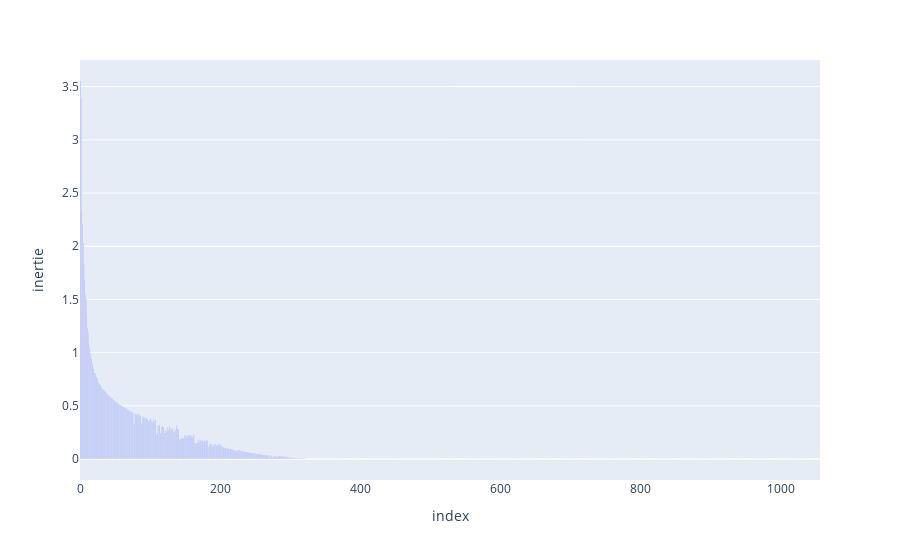

Notebook source saved alongside this figure:
### Code cell
# Parallèle avec les données supplémentaires

# Récupération des données

XLSp = pd.read_csv('beth.csv',header=0,index_col=0)
# Affichage de la figure 1
print("\n", XLSp,"\n")
col_namesp=(np.array(XLSp.columns))
row_namesp=(np.array(XLSp.index))
etiquettesp = np.concatenate((row_namesp,col_namesp))
XLSp = np.array(XLSp)
k = np.sum(XLSp)
(n,p)=np.shape(XLSp)
print(n,p)

# Création des matrices des poids, des métriques, et de toutes les matrices nécéssaires

DIp=np.identity(n)
AJp=np.identity(n)
for i in range(n):
    sum = np.sum(XLSp[i,:])
    DIp[i,i] = sum/k
    AJp[i,i] = k/sum
# Affichage de la figure 2
print(pd.DataFrame(np.transpose(np.diagonal(DIp)),index=row_namesp,columns=['marges']),"\n")

DJp=np.identity(p)
AIp=np.identity(p)
for j in range(p):
    sum=np.sum(XLSp[:,j])
    DJp[j,j] = sum/k
    AIp[j,j] = k/sum
# Affichage de la figure 3
print(pd.DataFrame(np.transpose(np.diagonal(DJp)),index=col_namesp,columns=['marges']),"\n")

Xp = (1/k)*AJp@XLSp
Yp = (1/k)*AIp@np.transpose(XLSp)

VIp = np.transpose(Xp)@DIp@Xp
VJp = np.transpose(Yp)@DJp@Yp

# Analyse en composantes principales

vp,vep=np.linalg.eig(VI@AI)
vp = np.real(vp)
vep = np.real(vep)
vpb,vepb=np.linalg.eig(VJ@AJ)
vpb = np.real(vpb)
vepb = np.real(vepb)

XAUp=Xp@AIp@vep
YAVp=Y@AJ@vepb

sum_vp = np.sum(vp)-1
inerties = (100/sum_vp)*vp[1:]

# Affichage de la figure 4
inertie = pd.DataFrame(np.transpose(inerties),columns=['inertie'])
print(inertie,"\n")
fig = px.bar(inertie, x=inertie.index, y='inertie')
fig.show()
cumulatif = np.transpose(inerties)
lengg = len(inerties)
print(lengg)
for i in range(1,lengg):
    cumulatif[i]+=cumulatif[i-1]


cumulatiff = pd.DataFrame(cumulatif,columns=['inertie'])

fig = px.bar(cumulatiff, x=inertie.index, y='inertie')
fig.show()
# Récupération des coordonnées dans le plan principal

vp1 = vp[1]
u1 = vep[:,1]
a1p = AIp@u1
za1p = Xp@a1p

vpb1 = vpb[1]
v1 = vepb[:,1]
b1p = AJ@v1
zb1p = Y@b1p

vp2 = vp[2]
u2 = vep[:,2]
a2p = AIp@u2
za2p = Xp@a2p

vpb2 = vpb[2]
v2 = vepb[:,2]
b2p = AJ@v2
zb2p = Y@b2p

vp3 = vp[3]
u3 = vep[:,3]
a3p = AIp@u3
za3p = Xp@a3p

vpb3 = vpb[3]
v3 = vepb[:,3]
b3p = AJ@v3
zb3p = Y@b3p


coordxp = np.concatenate((za1p,zb1p))
coordyp = np.concatenate((za2p,zb2p))
coordzp = np.concatenate((za3p,zb3p))
coordsp = pd.DataFrame(np.transpose([coordxp,coordyp,coordzp]),index=etiquettesp,columns=['X','Y','Z'])
#Affichage de la figure 5
print(coordsp,"\n")

# Calcul des contributions

contribx1p = DIp @ (np.square(za1p))
contribx1p = (1/(np.sum(contribx1p)))*contribx1p
contribx2p = DIp @ (np.square(za2p))
contribx2p = (1/(np.sum(contribx2p)))*contribx2p
contribx3p = DIp @ (np.square(za3p))
contribx3p = (1/(np.sum(contribx3p)))*contribx3p
contriby1p = DJp @ (np.square(zb1p))
contriby1p = (1/(np.sum(contriby1p)))*contriby1p
contriby2p = DJp @ (np.square(zb2p))
contriby2p = (1/(np.sum(contriby2p)))*contriby2p
contriby3p = DJp @ (np.square(zb3p))
contriby3p = (1/(np.sum(contriby3p)))*contriby3p
contrib1p = np.concatenate((contribx1p,contriby1p))
contrib2p = np.concatenate((contribx2p,contriby2p))
contrib3p = np.concatenate((contribx3p,contriby3p))
contribp = pd.DataFrame(np.transpose([contrib1p,contrib2p,contrib3p]),index=etiquettesp,columns=['X','Y','Z'])
# Affichage de la figure 6
print(contribp,"\n")

# Calcul des cosinus carrés liés à la bonne représentation

represx1p = []
represx2p = []
represx3p = []
for i in range(n):
    represx1p.append((1/(np.sum(np.square(XAUp[i,1:]))))*(za1p[i]**2))
for i in range(n):
    represx2p.append((1/(np.sum(np.square(XAUp[i,1:]))))*(za2p[i]**2))
for i in range(n):
    represx3p.append((1/(np.sum(np.square(XAUp[i,1:]))))*(za3p[i]**2))
represy1p = []
represy2p = []
represy3p = []
for i in range(p):
    represy1p.append((1/(np.sum(np.square(YAVp[i,1:]))))*(zb1p[i]**2))
for i in range(p):
    represy2p.append((1/(np.sum(np.square(YAVp[i,1:]))))*(zb2p[i]**2))
for i in range(p):
    represy3p.append((1/(np.sum(np.square(YAVp[i,1:]))))*(zb3p[i]**2))

repres1p = np.concatenate((represx1p,represy1p))
repres2p = np.concatenate((represx2p,represy2p))
repres3p = np.concatenate((represx3p,represy3p))
repres = pd.DataFrame(np.transpose([repres1p,repres2p,repres3p]),index=etiquettesp,columns=['X','Y','Z'])
# Affichage de la figure 7
print(repres,"\n")

### Figure 1 — Plotly figure (JSON) as saved in the notebook; plotly's stock layout.template omitted (floating-point values rounded to 4 significant figures; data arrays with more than 128 entries replaced by an {"elided": "..."} marker saying what was removed)
{"data": [{"alignmentgroup": "True", "hovertemplate": "index=%{x}<br>inertie=%{y}<extra></extra>", "legendgroup": "", "marker": {"color": "#636efa", "pattern": {"shape": ""}}, "name": "", "offsetgroup": "", "orientation": "v", "showlegend": false, "textposition": "auto", "type": "bar", "x": {"elided": "1056 int values"}, "xaxis": "x", "y": {"elided": "1056 float values"}, "yaxis": "y"}], "layout": {"barmode": "relative", "legend": {"tracegroupgap": 0}, "margin": {"t": 60}, "xaxis": {"anchor": "y", "domain": [0, 1], "title": {"text": "index"}}, "yaxis": {"anchor": "x", "domain": [0, 1], "title": {"text": "inertie"}}}}
